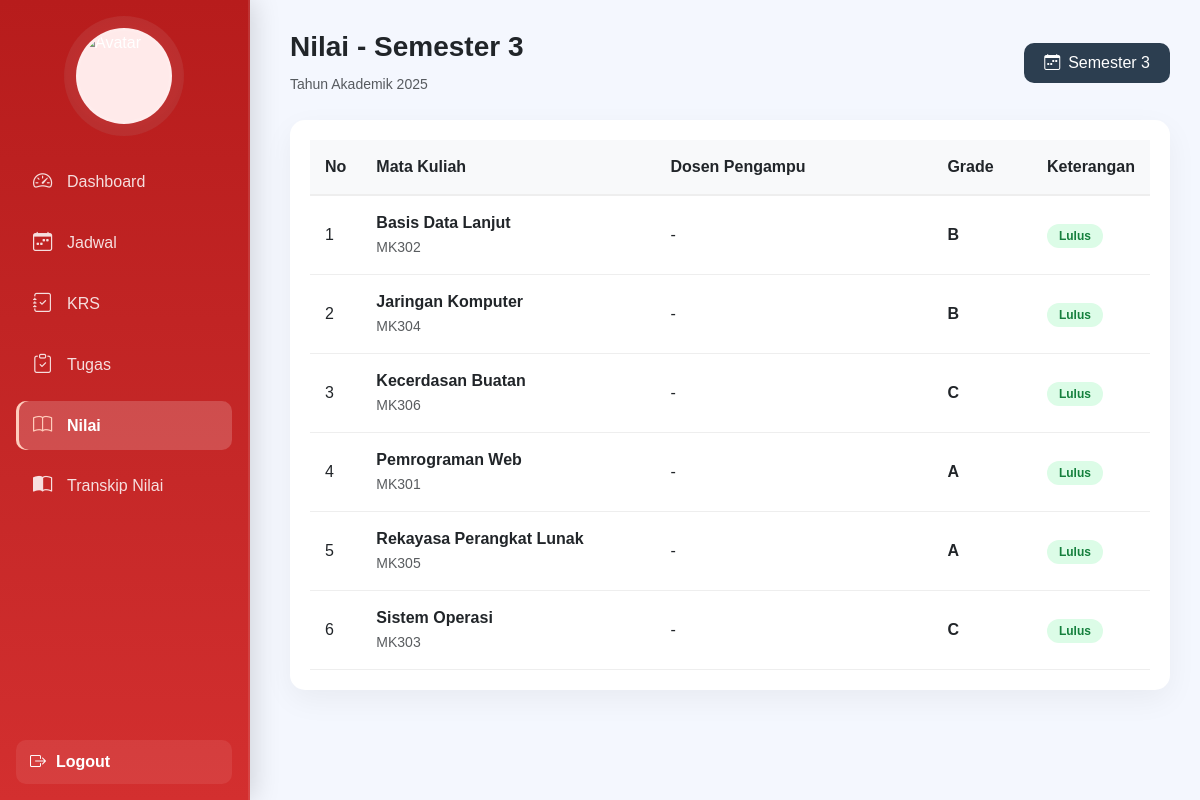
Screenshot of /Mahasiswa/nilai.php with the database file from the repository.
### tables this page shows
CREATE TABLE `mata_kuliah` (
  `kode_matkul` varchar(10) NOT NULL,
  `nama` varchar(100) DEFAULT NULL,
  `id_dosen` int(11) DEFAULT NULL,
  `semester` int(11) DEFAULT NULL,
  `sks` int(11) DEFAULT NULL
);

### Mahasiswa/nilai.php (the view, shortened to what this page needs)
<?php
$dbHost = '127.0.0.1';
$dbName = 'universitas';
$dbUser = 'root';
$dbPass = '';
try {
    $pdo = new PDO("mysql:host={$dbHost};dbname={$dbName};charset=utf8mb4", $dbUser, $dbPass, [
        PDO::ATTR_ERRMODE => PDO::ERRMODE_EXCEPTION,
        PDO::ATTR_DEFAULT_FETCH_MODE => PDO::FETCH_ASSOC,
    ]);
} catch (Exception $e) {
    die("Koneksi database gagal: " . $e->getMessage());
}
$id_mahasiswa = (int) $_SESSION['id_mahasiswa'];
$sql = "
SELECT
  mk.kode_matkul,
  COALESCE(mk.nama, '-') AS mata_kuliah,
  COALESCE(d.nama, '-') AS dosen_pengampu,
  na.nilai_akhir,
  COALESCE(NULLIF(na.grade, ''), '-') AS grade
FROM krs k
JOIN mata_kuliah mk ON mk.kode_matkul = k.kode_matkul
LEFT JOIN jadwal_kelas jk ON jk.kode_matkul = mk.kode_matkul AND jk.id_kelas = k.id_kelas
LEFT JOIN dosen d ON d.nik = jk.id_dosen
LEFT JOIN nilai_akhir na ON na.id_krs = k.id_krs
WHERE k.id_mahasiswa = :id_mahasiswa
  AND mk.semester = 3
ORDER BY mk.nama
";
$stmt = $pdo->prepare($sql);
$stmt->execute(['id_mahasiswa' => $id_mahasiswa]);
$rows = $stmt->fetchAll();
function keteranganStatus($grade, $nilai_akhir) {
    if ($grade && $grade !== '-' && $nilai_akhir !== null && floatval($nilai_akhir) > 0) {
        return 'Lulus';
    }
    return 'Belum';
}
?>
<!DOCTYPE html>
<html lang="id">
<head>
  <link href="https://cdn.jsdelivr.net/npm/bootstrap@5.3.3/dist/css/bootstrap.min.css" rel="stylesheet">
  <link href="https://cdn.jsdelivr.net/npm/bootstrap-icons@1.11.3/font/bootstrap-icons.css" rel="stylesheet">
</head>
<body>
  <div class="d-flex">
    <?php if (file_exists('sidebar.php')) include 'sidebar.php'; ?>
    <div class="main-content">
      <header class="d-flex justify-content-between align-items-center mb-4">
        <div>
          <h3 class="fw-bold">Nilai - Semester 3</h3>
          <small class="text-muted">Tahun Akademik 2025</small>
        </div>
        <button class="btn-semester"><i class="bi bi-calendar-week me-2"></i>Semester 3</button>
      </header>
      <div class="nilai-container">
        <?php if (count($rows) === 0): ?>
          <div class="text-center py-5">
            <i class="bi bi-folder2-open display-1 text-muted opacity-25"></i>
            <p class="text-muted mt-3">Belum ada data nilai semester 3 untuk mahasiswa ini.</p>
          </div>
        <?php else: ?>
          <div class="table-responsive">
            <table class="table-nilai">
              <thead>
                <tr>
                  <th style="width:6%;">No</th>
                  <th style="width:36%;">Mata Kuliah</th>
                  <th style="width:34%;">Dosen Pengampu</th>
                  <th style="width:12%;">Grade</th>
                  <th style="width:12%;">Keterangan</th>
                </tr>
              </thead>
              <tbody>
                <?php $no = 1; foreach ($rows as $r):
                  $mata = htmlspecialchars($r['mata_kuliah']);
                  $dosen = htmlspecialchars($r['dosen_pengampu']);
                  $grade = htmlspecialchars($r['grade'] ?? '-');
                  $nilai_akhir = $r['nilai_akhir'] !== null ? (float)$r['nilai_akhir'] : null;
                  $ket = keteranganStatus($grade, $nilai_akhir);
                ?>
                  <tr>
                    <td><?= $no++ ?></td>
                    <td><strong><?= $mata ?></strong><br><small class="text-muted"><?= $r['kode_matkul'] ?></small></td>
                    <td><?= $dosen ?></td>
                    <td class="fw-bold"><?= $grade ?></td>
                    <td>
                      <?php if ($ket === 'Lulus'): ?>
                        <span class="badge-lulus">Lulus</span>
                      <?php else: ?>
                        <span class="badge-belum">Belum</span>
                      <?php endif; ?>
                    </td>
                  </tr>
                <?php endforeach; ?>
              </tbody>
            </table>
          </div>
        <?php endif; ?>
      </div>
    </div>
  </div>
</body>
</html>

### Mahasiswa/nilai.php (style rules this page uses)
body { background:#f4f7fe; font-family:'Poppins', sans-serif; }
.main-content { flex:1; padding:30px; margin-left:260px; }
.nilai-container { background:#fff; border-radius:15px; padding:20px; box-shadow:0 10px 30px rgba(0,0,0,0.05); }
.table-nilai { width:100%; border-collapse:collapse; }
.table-nilai th { background:#f8f9fa; padding:15px; text-align:left; border-bottom:2px solid #eee; }
.table-nilai td { padding:15px; border-bottom:1px solid #eee; }
.badge-lulus { background:#dcfce7; color:#15803d; padding:5px 12px; border-radius:20px; font-weight:600; font-size:12px; }
.btn-semester { background:#2c3e50; color:#fff; border:none; padding:8px 20px; border-radius:10px; }

### rows the page displays
mata_kuliah: mata "Basis Data Lanjut", kode_matkul "MK302", dosen "-", grade "B"
mata_kuliah: mata "Jaringan Komputer", kode_matkul "MK304", dosen "-", grade "B"
mata_kuliah: mata "Kecerdasan Buatan", kode_matkul "MK306", dosen "-", grade "C"
mata_kuliah: mata "Pemrograman Web", kode_matkul "MK301", dosen "-", grade "A"
mata_kuliah: mata "Rekayasa Perangkat Lunak", kode_matkul "MK305", dosen "-", grade "A"
mata_kuliah: mata "Sistem Operasi", kode_matkul "MK303", dosen "-", grade "C"
